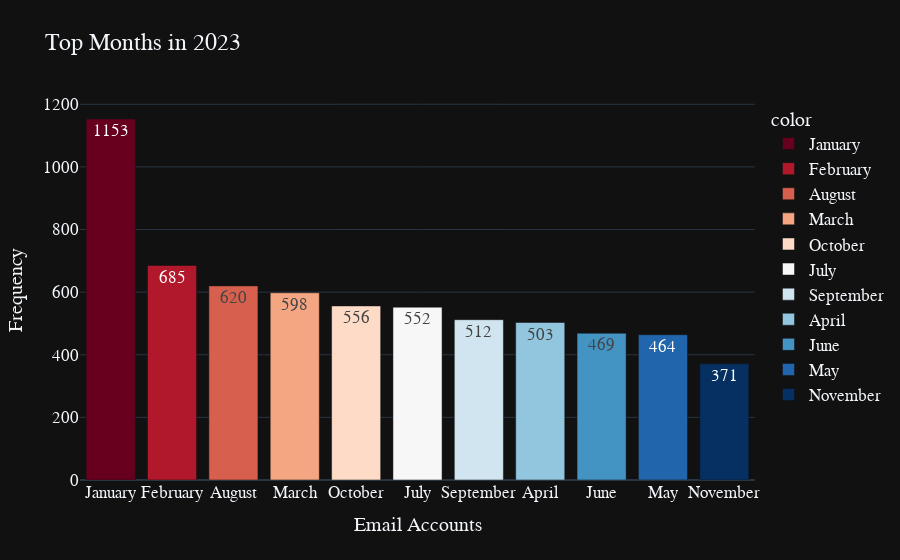

This figure's notebook cell:
### Code cell
#Frequency of Emails by Month in 2023
top_Months = Email_2023['Month_Name'].value_counts()[:11]
fig = px.bar(y=top_Months .values, 
             x=top_Months .index, 
             color = top_Months.index,
             color_discrete_sequence=px.colors.sequential.RdBu,
             text=top_Months.values,
             title= 'Top Months in 2023',
             template= 'plotly_dark')
fig.update_layout(
    xaxis_title="Email Accounts",
    yaxis_title="Frequency",
    font = dict(size=17,family="Franklin Gothic"))
fig.show()

### Figure 1 — Plotly figure (JSON) as saved in the notebook; plotly's stock layout.template omitted (floating-point values rounded to 4 significant figures)
{"data": [{"alignmentgroup": "True", "hovertemplate": "color=January<br>x=%{x}<br>y=%{y}<br>text=%{text}<extra></extra>", "legendgroup": "January", "marker": {"color": "rgb(103,0,31)", "pattern": {"shape": ""}}, "name": "January", "offsetgroup": "January", "orientation": "v", "showlegend": true, "text": [1153], "textposition": "auto", "type": "bar", "x": ["January"], "xaxis": "x", "y": [1153], "yaxis": "y"}, {"alignmentgroup": "True", "hovertemplate": "color=February<br>x=%{x}<br>y=%{y}<br>text=%{text}<extra></extra>", "legendgroup": "February", "marker": {"color": "rgb(178,24,43)", "pattern": {"shape": ""}}, "name": "February", "offsetgroup": "February", "orientation": "v", "showlegend": true, "text": [685], "textposition": "auto", "type": "bar", "x": ["February"], "xaxis": "x", "y": [685], "yaxis": "y"}, {"alignmentgroup": "True", "hovertemplate": "color=August<br>x=%{x}<br>y=%{y}<br>text=%{text}<extra></extra>", "legendgroup": "August", "marker": {"color": "rgb(214,96,77)", "pattern": {"shape": ""}}, "name": "August", "offsetgroup": "August", "orientation": "v", "showlegend": true, "text": [620], "textposition": "auto", "type": "bar", "x": ["August"], "xaxis": "x", "y": [620], "yaxis": "y"}, {"alignmentgroup": "True", "hovertemplate": "color=March<br>x=%{x}<br>y=%{y}<br>text=%{text}<extra></extra>", "legendgroup": "March", "marker": {"color": "rgb(244,165,130)", "pattern": {"shape": ""}}, "name": "March", "offsetgroup": "March", "orientation": "v", "showlegend": true, "text": [598], "textposition": "auto", "type": "bar", "x": ["March"], "xaxis": "x", "y": [598], "yaxis": "y"}, {"alignmentgroup": "True", "hovertemplate": "color=October<br>x=%{x}<br>y=%{y}<br>text=%{text}<extra></extra>", "legendgroup": "October", "marker": {"color": "rgb(253,219,199)", "pattern": {"shape": ""}}, "name": "October", "offsetgroup": "October", "orientation": "v", "showlegend": true, "text": [556], "textposition": "auto", "type": "bar", "x": ["October"], "xaxis": "x", "y": [556], "yaxis": "y"}, {"alignmentgroup": "True", "hovertemplate": "color=July<br>x=%{x}<br>y=%{y}<br>text=%{text}<extra></extra>", "legendgroup": "July", "marker": {"color": "rgb(247,247,247)", "pattern": {"shape": ""}}, "name": "July", "offsetgroup": "July", "orientation": "v", "showlegend": true, "text": [552], "textposition": "auto", "type": "bar", "x": ["July"], "xaxis": "x", "y": [552], "yaxis": "y"}, {"alignmentgroup": "True", "hovertemplate": "color=September<br>x=%{x}<br>y=%{y}<br>text=%{text}<extra></extra>", "legendgroup": "September", "marker": {"color": "rgb(209,229,240)", "pattern": {"shape": ""}}, "name": "September", "offsetgroup": "September", "orientation": "v", "showlegend": true, "text": [512], "textposition": "auto", "type": "bar", "x": ["September"], "xaxis": "x", "y": [512], "yaxis": "y"}, {"alignmentgroup": "True", "hovertemplate": "color=April<br>x=%{x}<br>y=%{y}<br>text=%{text}<extra></extra>", "legendgroup": "April", "marker": {"color": "rgb(146,197,222)", "pattern": {"shape": ""}}, "name": "April", "offsetgroup": "April", "orientation": "v", "showlegend": true, "text": [503], "textposition": "auto", "type": "bar", "x": ["April"], "xaxis": "x", "y": [503], "yaxis": "y"}, {"alignmentgroup": "True", "hovertemplate": "color=June<br>x=%{x}<br>y=%{y}<br>text=%{text}<extra></extra>", "legendgroup": "June", "marker": {"color": "rgb(67,147,195)", "pattern": {"shape": ""}}, "name": "June", "offsetgroup": "June", "orientation": "v", "showlegend": true, "text": [469], "textposition": "auto", "type": "bar", "x": ["June"], "xaxis": "x", "y": [469], "yaxis": "y"}, {"alignmentgroup": "True", "hovertemplate": "color=May<br>x=%{x}<br>y=%{y}<br>text=%{text}<extra></extra>", "legendgroup": "May", "marker": {"color": "rgb(33,102,172)", "pattern": {"shape": ""}}, "name": "May", "offsetgroup": "May", "orientation": "v", "showlegend": true, "text": [464], "textposition": "auto", "type": "bar", "x": ["May"], "xaxis": "x", "y": [464], "yaxis": "y"}, {"alignmentgroup": "True", "hovertemplate": "color=November<br>x=%{x}<br>y=%{y}<br>text=%{text}<extra></extra>", "legendgroup": "November", "marker": {"color": "rgb(5,48,97)", "pattern": {"shape": ""}}, "name": "November", "offsetgroup": "November", "orientation": "v", "showlegend": true, "text": [371], "textposition": "auto", "type": "bar", "x": ["November"], "xaxis": "x", "y": [371], "yaxis": "y"}], "layout": {"barmode": "relative", "font": {"family": "Franklin Gothic", "size": 17}, "legend": {"title": {"text": "color"}, "tracegroupgap": 0}, "title": {"text": "Top Months in 2023"}, "xaxis": {"anchor": "y", "domain": [0, 1], "title": {"text": "Email Accounts"}}, "yaxis": {"anchor": "x", "domain": [0, 1], "title": {"text": "Frequency"}}}}
